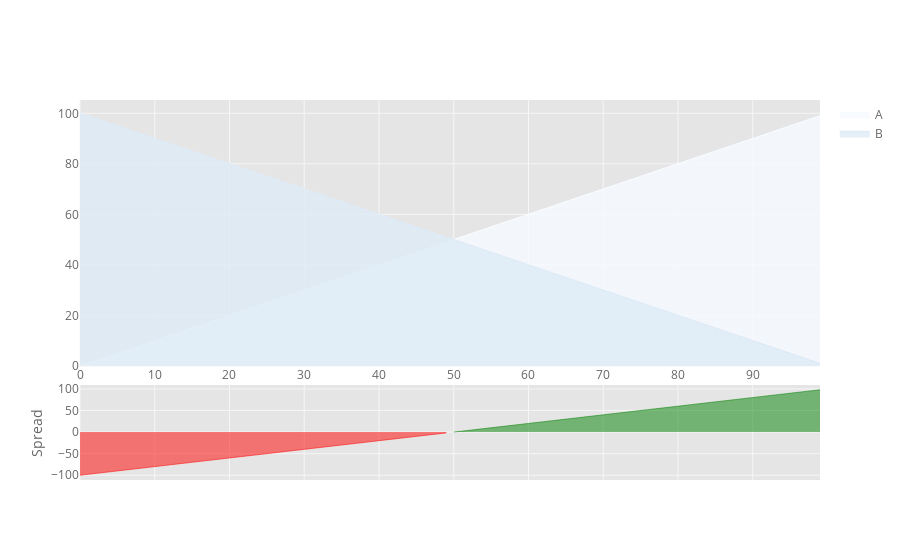

Source (notebook cell):
### Code cell
df4 = pd.DataFrame({'A':np.arange(100),'B':np.arange(100,0,-1)})
df4[['A','B']].iplot(kind='spread',fill=True,opacity=0.8,colorscale='blues')

### Figure 1 — Plotly figure (JSON) as saved in the notebook; plotly's stock layout.template omitted (floating-point values rounded to 4 significant figures)
{"data": [{"fill": "tozeroy", "fillcolor": "rgba(247, 251, 255, 0.8)", "line": {"color": "rgba(247, 251, 255, 1.0)", "dash": "solid", "width": 1.3}, "mode": "lines", "name": "A", "text": "", "type": "scatter", "x": [0, 1, 2, 3, 4, 5, 6, 7, 8, 9, 10, 11, 12, 13, 14, 15, 16, 17, 18, 19, 20, 21, 22, 23, 24, 25, 26, 27, 28, 29, 30, 31, 32, 33, 34, 35, 36, 37, 38, 39, 40, 41, 42, 43, 44, 45, 46, 47, 48, 49, 50, 51, 52, 53, 54, 55, 56, 57, 58, 59, 60, 61, 62, 63, 64, 65, 66, 67, 68, 69, 70, 71, 72, 73, 74, 75, 76, 77, 78, 79, 80, 81, 82, 83, 84, 85, 86, 87, 88, 89, 90, 91, 92, 93, 94, 95, 96, 97, 98, 99], "y": [0, 1, 2, 3, 4, 5, 6, 7, 8, 9, 10, 11, 12, 13, 14, 15, 16, 17, 18, 19, 20, 21, 22, 23, 24, 25, 26, 27, 28, 29, 30, 31, 32, 33, 34, 35, 36, 37, 38, 39, 40, 41, 42, 43, 44, 45, 46, 47, 48, 49, 50, 51, 52, 53, 54, 55, 56, 57, 58, 59, 60, 61, 62, 63, 64, 65, 66, 67, 68, 69, 70, 71, 72, 73, 74, 75, 76, 77, 78, 79, 80, 81, 82, 83, 84, 85, 86, 87, 88, 89, 90, 91, 92, 93, 94, 95, 96, 97, 98, 99]}, {"fill": "tozeroy", "fillcolor": "rgba(222, 235, 247, 0.8)", "line": {"color": "rgba(222, 235, 247, 1.0)", "dash": "solid", "width": 1.3}, "mode": "lines", "name": "B", "text": "", "type": "scatter", "x": [0, 1, 2, 3, 4, 5, 6, 7, 8, 9, 10, 11, 12, 13, 14, 15, 16, 17, 18, 19, 20, 21, 22, 23, 24, 25, 26, 27, 28, 29, 30, 31, 32, 33, 34, 35, 36, 37, 38, 39, 40, 41, 42, 43, 44, 45, 46, 47, 48, 49, 50, 51, 52, 53, 54, 55, 56, 57, 58, 59, 60, 61, 62, 63, 64, 65, 66, 67, 68, 69, 70, 71, 72, 73, 74, 75, 76, 77, 78, 79, 80, 81, 82, 83, 84, 85, 86, 87, 88, 89, 90, 91, 92, 93, 94, 95, 96, 97, 98, 99], "y": [100, 99, 98, 97, 96, 95, 94, 93, 92, 91, 90, 89, 88, 87, 86, 85, 84, 83, 82, 81, 80, 79, 78, 77, 76, 75, 74, 73, 72, 71, 70, 69, 68, 67, 66, 65, 64, 63, 62, 61, 60, 59, 58, 57, 56, 55, 54, 53, 52, 51, 50, 49, 48, 47, 46, 45, 44, 43, 42, 41, 40, 39, 38, 37, 36, 35, 34, 33, 32, 31, 30, 29, 28, 27, 26, 25, 24, 23, 22, 21, 20, 19, 18, 17, 16, 15, 14, 13, 12, 11, 10, 9, 8, 7, 6, 5, 4, 3, 2, 1]}, {"connectgaps": false, "fill": "tozeroy", "line": {"color": "red", "dash": "solid", "width": 0.5}, "mode": "lines", "name": "Spread", "showlegend": false, "type": "scatter", "x": [0, 1, 2, 3, 4, 5, 6, 7, 8, 9, 10, 11, 12, 13, 14, 15, 16, 17, 18, 19, 20, 21, 22, 23, 24, 25, 26, 27, 28, 29, 30, 31, 32, 33, 34, 35, 36, 37, 38, 39, 40, 41, 42, 43, 44, 45, 46, 47, 48, 49, 50, 51, 52, 53, 54, 55, 56, 57, 58, 59, 60, 61, 62, 63, 64, 65, 66, 67, 68, 69, 70, 71, 72, 73, 74, 75, 76, 77, 78, 79, 80, 81, 82, 83, 84, 85, 86, 87, 88, 89, 90, 91, 92, 93, 94, 95, 96, 97, 98, 99], "xaxis": "x2", "y": [-100, -98, -96, -94, -92, -90, -88, -86, -84, -82, -80, -78, -76, -74, -72, -70, -68, -66, -64, -62, -60, -58, -56, -54, -52, -50, -48, -46, -44, -42, -40, -38, -36, -34, -32, -30, -28, -26, -24, -22, -20, -18, -16, -14, -12, -10, -8, -6, -4, -2, "", "", "", "", "", "", "", "", "", "", "", "", "", "", "", "", "", "", "", "", "", "", "", "", "", "", "", "", "", "", "", "", "", "", "", "", "", "", "", "", "", "", "", "", "", "", "", "", "", ""], "yaxis": "y2"}, {"connectgaps": false, "fill": "tozeroy", "line": {"color": "green", "dash": "solid", "width": 0.5}, "mode": "lines", "name": "Spread", "showlegend": false, "type": "scatter", "x": [0, 1, 2, 3, 4, 5, 6, 7, 8, 9, 10, 11, 12, 13, 14, 15, 16, 17, 18, 19, 20, 21, 22, 23, 24, 25, 26, 27, 28, 29, 30, 31, 32, 33, 34, 35, 36, 37, 38, 39, 40, 41, 42, 43, 44, 45, 46, 47, 48, 49, 50, 51, 52, 53, 54, 55, 56, 57, 58, 59, 60, 61, 62, 63, 64, 65, 66, 67, 68, 69, 70, 71, 72, 73, 74, 75, 76, 77, 78, 79, 80, 81, 82, 83, 84, 85, 86, 87, 88, 89, 90, 91, 92, 93, 94, 95, 96, 97, 98, 99], "xaxis": "x2", "y": ["", "", "", "", "", "", "", "", "", "", "", "", "", "", "", "", "", "", "", "", "", "", "", "", "", "", "", "", "", "", "", "", "", "", "", "", "", "", "", "", "", "", "", "", "", "", "", "", "", "", 0, 2, 4, 6, 8, 10, 12, 14, 16, 18, 20, 22, 24, 26, 28, 30, 32, 34, 36, 38, 40, 42, 44, 46, 48, 50, 52, 54, 56, 58, 60, 62, 64, 66, 68, 70, 72, 74, 76, 78, 80, 82, 84, 86, 88, 90, 92, 94, 96, 98], "yaxis": "y2"}], "layout": {"hovermode": "x", "legend": {"bgcolor": "#FFFFFF", "font": {"color": "#666666"}}, "paper_bgcolor": "#FFFFFF", "plot_bgcolor": "#E5E5E5", "titlefont": {"color": "#151516"}, "xaxis1": {"gridcolor": "#F6F6F6", "showgrid": true, "tickfont": {"color": "#666666"}, "title": "", "titlefont": {"color": "#666666"}, "zerolinecolor": "#F6F6F6"}, "xaxis2": {"anchor": "y2", "gridcolor": "#F6F6F6", "showgrid": true, "showticklabels": false, "tickfont": {"color": "#666666"}, "title": "", "titlefont": {"color": "#666666"}, "zerolinecolor": "#F6F6F6"}, "yaxis1": {"domain": [0.3, 1], "gridcolor": "#F6F6F6", "showgrid": true, "tickfont": {"color": "#666666"}, "title": "", "titlefont": {"color": "#666666"}, "zerolinecolor": "#F6F6F6"}, "yaxis2": {"domain": [0, 0.25], "gridcolor": "#F6F6F6", "showgrid": true, "tickfont": {"color": "#666666"}, "title": "Spread", "titlefont": {"color": "#666666"}, "zerolinecolor": "#F6F6F6"}}}
